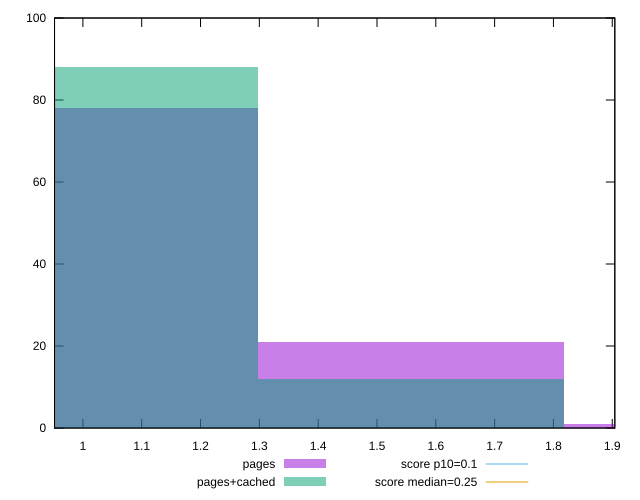

Source code (gnuplot):
reset

$pages <<EOF
1.0387770194326857 78
1.5581655291490286 21
2.0775540388653715 1
EOF

$pagesCached <<EOF
1.0387770194326857 88
1.5581655291490286 12
EOF

set key outside below
set boxwidth 0.5193885097163429
set xrange [0.9517913771735298:1.9043596462673613]
set yrange [0:100]
set trange [0:100]
set style fill transparent solid 0.5 noborder

set parametric
set terminal svg size 640, 500 enhanced background rgb 'white'
set output "report_00014_2021-02-09T15:56:05.503Z/cumulative-layout-shift/comparison/histogram/0_vs_1.svg"

plot $pages title "pages" with boxes, \
     $pagesCached title "pages+cached" with boxes, \
     0.1,t title "score p10=0.1", \
     0.25,t title "score median=0.25"

reset
